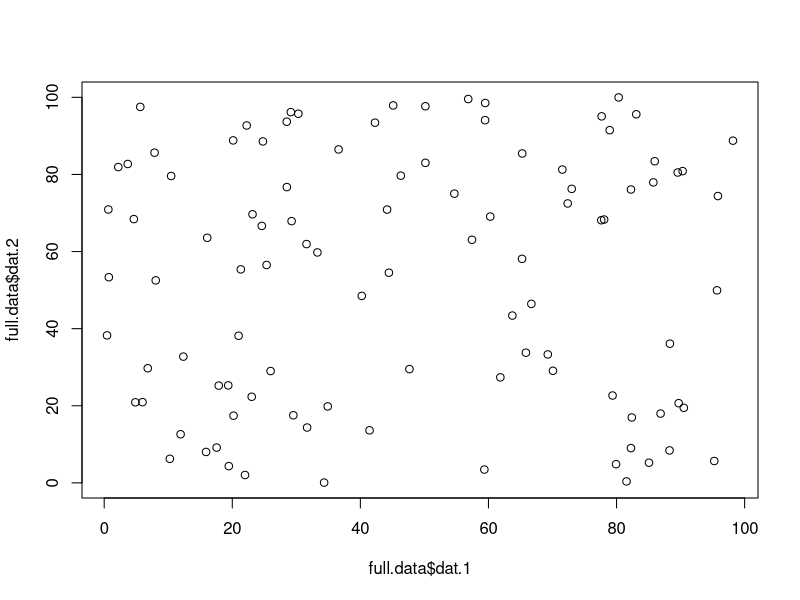

This figure's R source:
set.seed(04122019)

dat <- runif(100, 0, 100)

dat2 <- runif(100, 0, 100)

full.data <- data.frame(dat.1 = dat, dat.2 = dat2)

rm(dat, dat2)

cor.test(full.data$dat.1, full.data$dat.2, method = "pearson")

plot(full.data$dat.1, full.data$dat.2)


write.table(full.data, "full_data.csv", sep = ",", col.names = NA)
